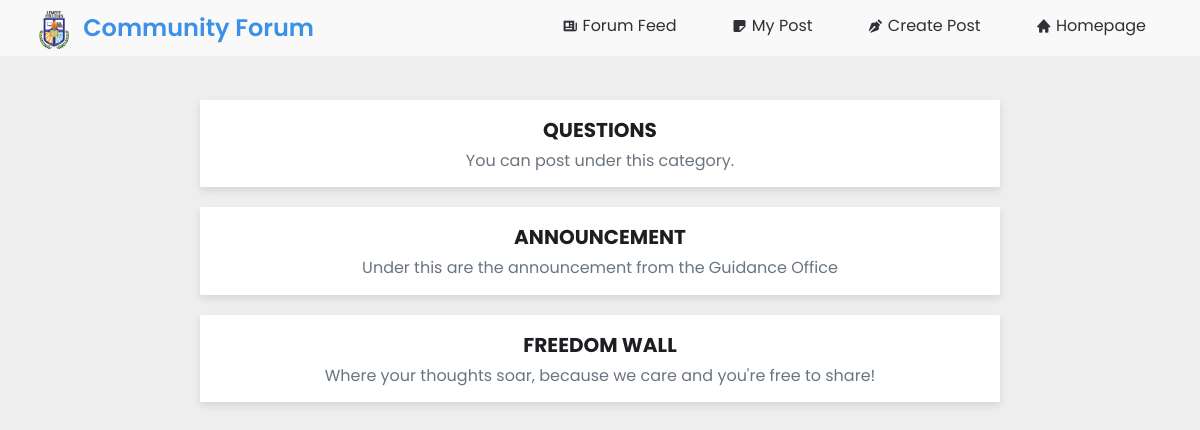
The app's page /Users/forum-categories.php with its own data.
### tables this page shows
CREATE TABLE `category` (
  `categoryId` int(11) NOT NULL,
  `date_created` datetime NOT NULL,
  `blog_category` varchar(255) NOT NULL,
  `blog_description` longtext NOT NULL
);

### Users/forum-categories.php (the view, shortened to what this page needs)
<?php
include('config.php');
$sql = "SELECT `categoryId`, `blog_category`, `blog_description` FROM `category`";
$result = mysqli_query($link, $sql);
?>
<!DOCTYPE html>
<html lang="en">
<head>
    <link href='https://unpkg.com/boxicons@2.0.9/css/boxicons.min.css' rel='stylesheet'>
</head>
<body>
    <?php include('forumside.php'); ?>
    <br><br><br><br>
    <section id="content">
        <main>
            <div class="container mt-5 center-container">
                <div class="container mt-5">
                    <?php
                    while ($row = mysqli_fetch_assoc($result)) {
                        ?>
                        <div class="card">
                            <div class="card-body">
                                <h2 class="mb-0">
                                    <?php echo $row['blog_category']; ?>
                                </h2>
                                 <p>  <?php echo $row['blog_description']; ?> </p>
                            </div>
                        </div>
                    <?php
                    }
                    ?>
                </div>
            </div>
        </main>
    </section>
</body>
</html>

### Users/forum-categories.php (style rules this page uses)
body { font-family: 'Poppins', sans-serif; background-color: #f0f2f5; color: #1c1e21; }
.container { max-width: 800px; margin: 0 auto; }
.card { background-color: #ffffff; margin-bottom: 20px; box-shadow: 0 4px 8px rgba(0, 0, 0, 0.1); }
.card-body { padding: 15px; }
.card h2 { font-size: 20px; margin-bottom: 5px; }
.card p { font-size: 18; line-height: 1.4; color: #6b757f; }
.center-container { text-align: center; }

### Users/forumside.php (style rules this page uses)
* { margin: 0; padding: 0; box-sizing: border-box; }
:root { --poppins: 'Poppins', sans-serif; --light: #F9F9F9; --blue: #3C91E6; --light-blue: #CFE8FF; --grey: #eee; --dark-grey: #AAAAAA; --dark: #342E37; --red: #DB504A; --yellow: #FFCE26; --light-yellow: #FFF2C6; --orange: #FD7238; --light-orange: #FFE0D3; --green: #30ee59; --light-green: #90e9a4; }
html { overflow-x: hidden; }
body { background: var(--grey); overflow-x: hidden; margin: 0; }
#content { position: relative; width: 100%; transition: .3s ease; margin-left: 0; margin-bottom: 0; }

### records on screen
category: blog_category "QUESTIONS", blog_description "You can post under this category."
category: blog_category "ANNOUNCEMENT", blog_description "Under this are the announcement from the Guidance Office"
category: blog_category "FREEDOM WALL", blog_description "Where your thoughts soar, because we care and you're free to share!"
